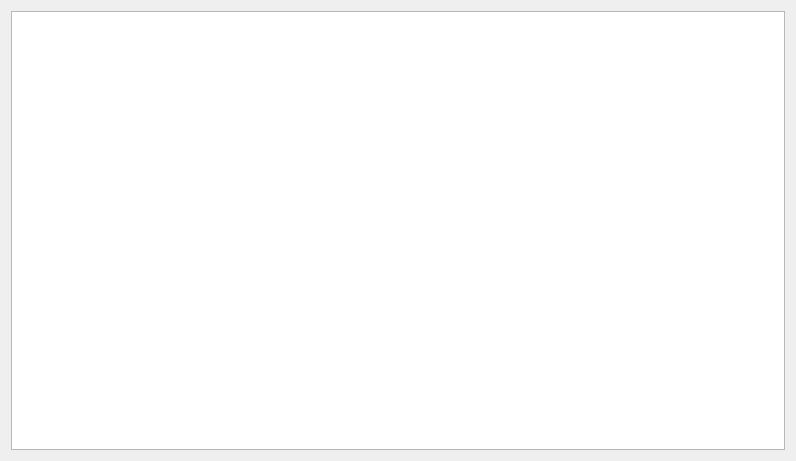
<?xml version="1.0" encoding="UTF-8"?>
<ui version="4.0">
 <class>DataBlockBitmap</class>
 <widget class="QDialog" name="DataBlockBitmap">
  <property name="geometry">
   <rect>
    <x>0</x>
    <y>0</y>
    <width>796</width>
    <height>461</height>
   </rect>
  </property>
  <property name="windowTitle">
   <string>Dialog</string>
  </property>
  <layout class="QGridLayout" name="gridLayout">
   <item row="0" column="0" colspan="2">
    <widget class="QTextBrowser" name="DataBlockPrint"/>
   </item>
  </layout>
 </widget>
 <resources/>
 <connections/>
</ui>
